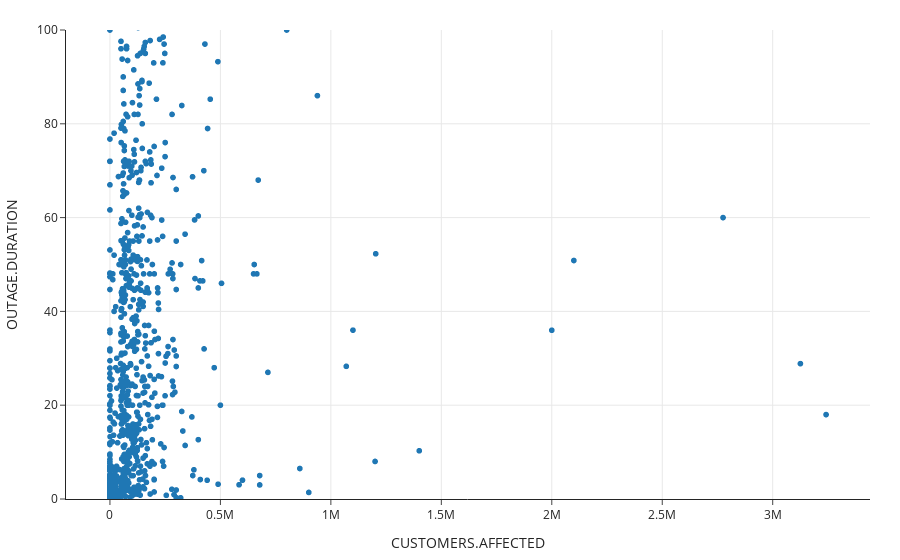

Source (notebook cell):
### Code cell
fig= px.scatter(outages, x='CUSTOMERS.AFFECTED', y='OUTAGE.DURATION')
fig.update_yaxes(range=[0,100])

fig

### Figure 1 — Plotly figure (JSON) as saved in the notebook; plotly's stock layout.template omitted (floating-point values rounded to 4 significant figures; data arrays with more than 128 entries replaced by an {"elided": "..."} marker saying what was removed)
{"data": [{"hovertemplate": "CUSTOMERS.AFFECTED=%{x}<br>OUTAGE.DURATION=%{y}<extra></extra>", "legendgroup": "", "marker": {"color": "#1F77B4", "symbol": "circle"}, "mode": "markers", "name": "", "showlegend": false, "type": "scattergl", "x": {"elided": "1281 int values"}, "xaxis": "x", "y": {"elided": "1281 float values"}, "yaxis": "y"}], "layout": {"legend": {"tracegroupgap": 0}, "xaxis": {"anchor": "y", "domain": [0, 1], "title": {"text": "CUSTOMERS.AFFECTED"}}, "yaxis": {"anchor": "x", "domain": [0, 1], "range": [0, 100], "title": {"text": "OUTAGE.DURATION"}}}}
